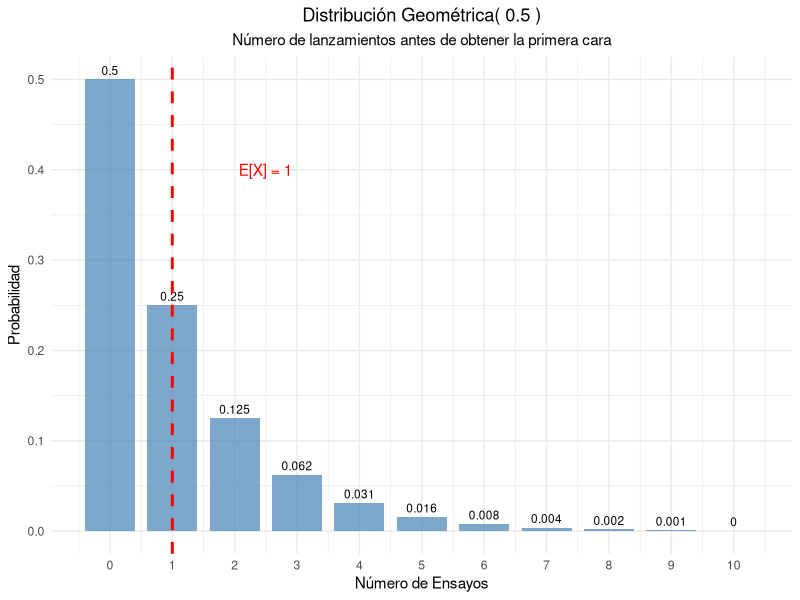
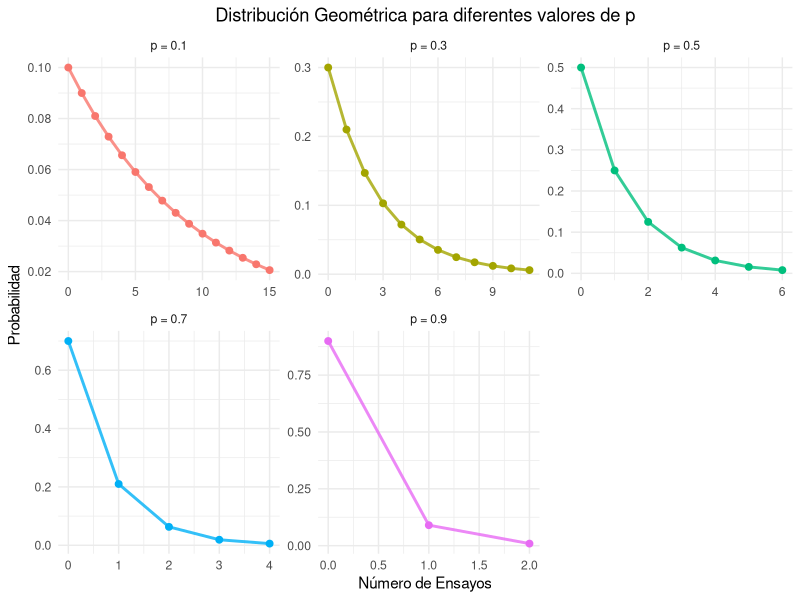
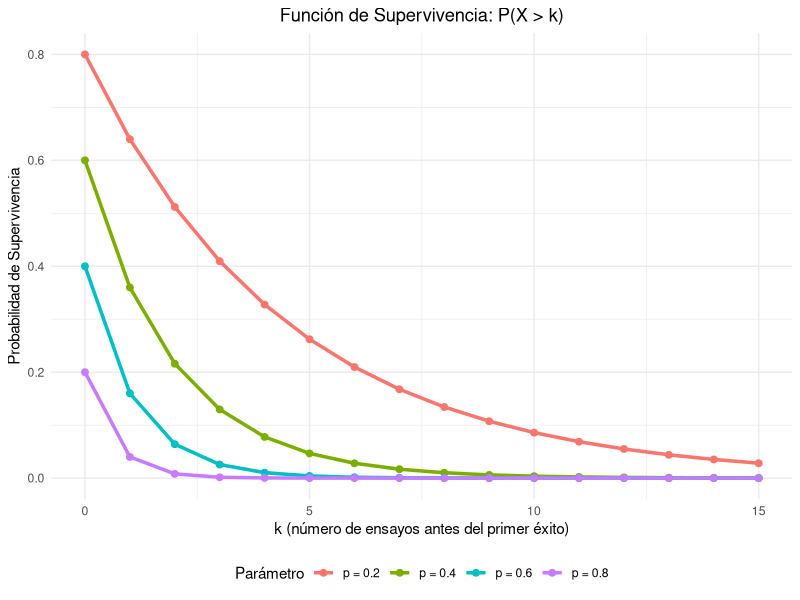
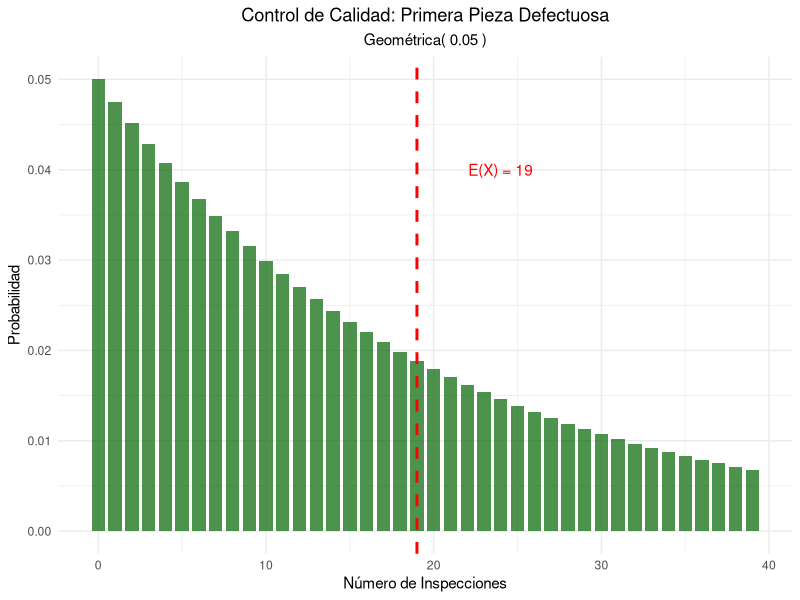
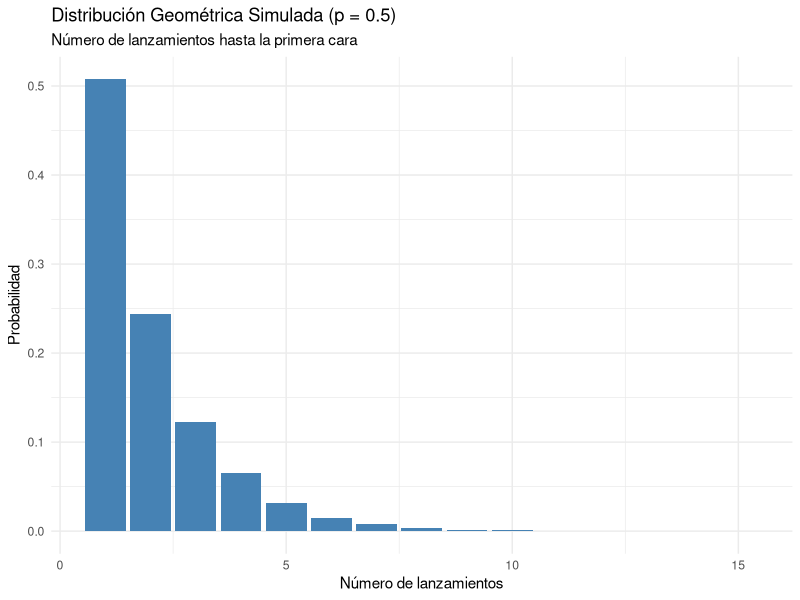
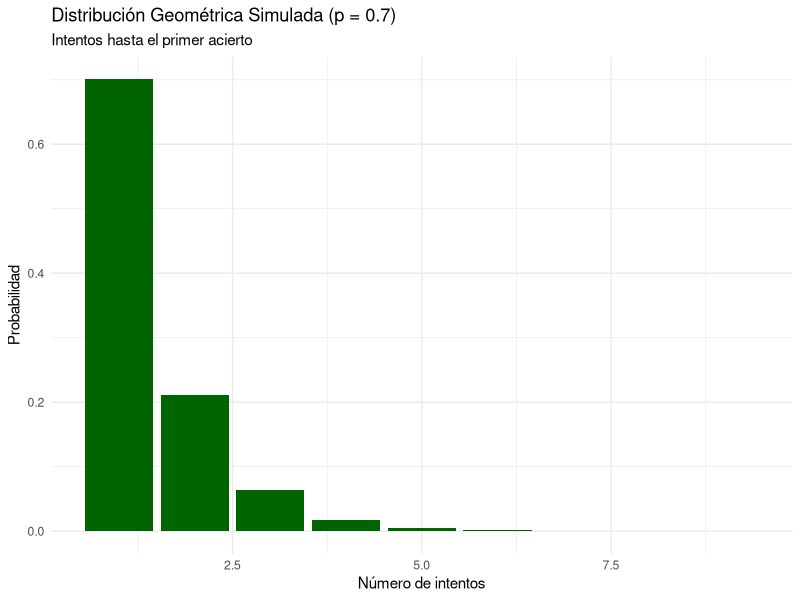

Write R code to recreate these figures, in order.
## ---- chunk 1
#| label: setup
#| include: false

library(tidyverse)
library(kableExtra)
library(gridExtra)
## ---- chunk 2
#| label: moneda-geometrica
# Parámetro
p_cara <- 0.5

# Calcular probabilidades para los primeros 11 ensayos
k_moneda <- 0:10
prob_geometrica <- dgeom(k_moneda , p_cara)  

# Crear tabla
geometrica_moneda <- data.frame(
  Ensayo = k_moneda,
  Probabilidad = prob_geometrica,
  Prob_Acumulada = pgeom(k_moneda, p_cara)
)

kable(geometrica_moneda, 
      caption = "Distribución Geométrica - Primera cara (p = 0.5)",
      digits = 4,
      col.names = c("Ensayo", "P(X = x)", "P(X ≤ x)")) %>%
  kable_styling(bootstrap_options = "striped")

# Parámetros estadísticos
media_moneda <- (1-p_cara) / p_cara
varianza_moneda <- (1 - p_cara) / (p_cara^2)
desv_std_moneda <- sqrt(varianza_moneda)


cat("Media (ensayos esperados):", media_moneda, "\n")
cat("Varianza:", varianza_moneda, "\n")
cat("Desviación estándar:", round(desv_std_moneda, 4), "\n")

## ---- chunk 3
#| label: grafico-geometrica-basico
#| fig-cap: "Distribución Geométrica - Primera cara en lanzamiento de moneda"
ggplot(geometrica_moneda, aes(x = Ensayo, y = Probabilidad)) +
  geom_col(fill = "steelblue", alpha = 0.7, width = 0.8) +
  geom_text(aes(label = round(Probabilidad, 3)), vjust = -0.5, size = 3) +
  geom_vline(xintercept = media_moneda, color = "red", linetype = "dashed", linewidth = 1) +
  annotate("text", x = media_moneda + 1.5, y = max(prob_geometrica) * 0.8, 
           label = paste("E[X] =", media_moneda), color = "red") +
  scale_x_continuous(breaks = k_moneda) +
  labs(title = paste("Distribución Geométrica(", p_cara, ")"),
       subtitle = "Número de lanzamientos antes de obtener la primera cara",
       x = "Número de Ensayos",
       y = "Probabilidad") +
  theme_minimal() +
  theme(plot.title = element_text(hjust = 0.5),
        plot.subtitle = element_text(hjust = 0.5))
## ---- chunk 4
#| label: diferentes-p
# Diferentes probabilidades de éxito
p_values <- c(0.1, 0.3, 0.5, 0.7, 0.9)
k_max <- 15

# Crear data frame para comparación
geometrica_comp <- data.frame()
for(p in p_values) {
  k_vals <- 0:k_max
  probs <- dgeom(k_vals, p)  
  
  temp_data <- data.frame(
    p_label = paste("p =", p),
    k = k_vals,
    probabilidad = probs,
    media = (1-p)/p,
    varianza = (1-p)/(p^2)
  )
  geometrica_comp <- rbind(geometrica_comp, temp_data)
}

# Tabla de parámetros
parametros_comp <- data.frame(
  p = p_values,
  Media = (1-p_values)/p_values,
  Varianza = (1-p_values)/(p_values^2),
  Desv_Std = sqrt((1-p_values)/(p_values^2))
)

kable(parametros_comp, 
      caption = "Parámetros de la distribución geométrica para diferentes valores de p",
      digits = 4,
      col.names = c("p", "Media", "Varianza", "Desv. Std")) |> 
  kable_styling(bootstrap_options = "striped")
## ---- chunk 5
#| label: grafico-diferentes-p
#| fig-cap: "Distribución Geométrica para diferentes valores de p"
# Filtrar para mejor visualización
geometrica_filtered <- geometrica_comp[geometrica_comp$probabilidad > 0.005, ]

ggplot(geometrica_filtered, aes(x = k, y = probabilidad, color = p_label)) +
  geom_line(size = 1, alpha = 0.8) +
  geom_point(size = 2) +
  facet_wrap(~p_label, scales = "free") +
  labs(title = "Distribución Geométrica para diferentes valores de p",
       x = "Número de Ensayos",
       y = "Probabilidad",
       color = "Parámetro") +
  theme_minimal() +
  theme(plot.title = element_text(hjust = 0.5),
        legend.position = "none")
## ---- chunk 6
#| label: falta-memoria
# Demostración de la propiedad de falta de memoria
p_mem <- 0.3
s <- 5
t <- 3

# P(X >= s + t)
prob_s_t <- 1 - pgeom(s + t-1, p_mem)  

# P(X >= s) 
prob_s <- 1- pgeom(s-1, p_mem)

# P(X >= t) 
prob_t <- 1- pgeom(t-1, p_mem)

# P(X >= s + t | X >= s) = P(X >= s + t) / P(X >= s)
prob_condicional <- prob_s_t / prob_s

cat("Demostración de la Propiedad de Falta de Memoria:\n")
cat("Parámetros: p =", p_mem, ", s =", s, ", t =", t, "\n\n")
cat("P(X  ≥", s+t, ") =", round(prob_s_t, 6), "\n")
cat("P(X  ≥", s, ") =", round(prob_s, 6), "\n")
cat("P(X  ≥", t, ") =", round(prob_t, 6), "\n\n")
cat("P(X  ≥", s+t, "| X  ≥", s, ") =", round(prob_condicional, 6), "\n")
cat("P(X  ≥", t, ") =", round(prob_t, 6), "\n\n")
cat("¿Son iguales?", abs(prob_condicional - prob_t) < 1e-10, "\n")
## ---- chunk 7
#| label: funcion-supervivencia
#| fig-cap: "Función de Supervivencia de la distribución geométrica"
# Diferentes valores de p
p_surv <- c(0.2, 0.4, 0.6, 0.8)
k_surv <- 0:15

# Crear data frame
supervivencia_data <- data.frame()
for(p in p_surv) {
  surv_vals <- (1 - p)^(k_surv+1)
  temp_data <- data.frame(
    p_label = paste("p =", p),
    k = k_surv,
    supervivencia = surv_vals
  )
  supervivencia_data <- rbind(supervivencia_data, temp_data)
}

ggplot(supervivencia_data, aes(x = k, y = supervivencia, color = p_label)) +
  geom_line(size = 1.2) +
  geom_point(size = 2) +
  labs(title = "Función de Supervivencia: P(X > k)",
       x = "k (número de ensayos antes del primer éxito)",
       y = "Probabilidad de Supervivencia",
       color = "Parámetro") +
  theme_minimal() +
  theme(plot.title = element_text(hjust = 0.5),
        legend.position = "bottom")
## ---- chunk 8
#| label: control-calidad-geometrica
# Parámetros
p_defecto_geom <- 0.05

# Parámetros estadísticos
media_defecto <- (1-p_defecto_geom) / p_defecto_geom
varianza_defecto <- (1 - p_defecto_geom) / (p_defecto_geom^2)
desv_std_defecto <- sqrt(varianza_defecto)

cat("Control de Calidad - Primera pieza defectuosa:\n")
cat("Probabilidad de defecto por pieza:", p_defecto_geom, "\n")
cat("Número esperado de inspecciones:", media_defecto, "\n")
cat("Desviación estándar:", round(desv_std_defecto, 2), "\n\n")

# Probabilidades específicas
k_calidad <- 0:50
prob_calidad <- dgeom(k_calidad, p_defecto_geom)

# Preguntas de interés
prob_primera_10 <- sum(prob_calidad[1:10])
prob_mas_20 <- 1 - sum(prob_calidad[1:20])
prob_entre_10_30 <- sum(prob_calidad[10:30])

cat("Probabilidades de interés:\n")
cat("P(primera defectuosa en ≤ 10 inspecciones):", round(prob_primera_10, 4), "\n")
cat("P(primera defectuosa en > 20 inspecciones):", round(prob_mas_20, 4), "\n")
cat("P(primera defectuosa entre 10 y 30 inspecciones):", round(prob_entre_10_30, 4), "\n")



# Visualización
calidad_data <- data.frame(
  k = k_calidad[1:40],
  probabilidad = prob_calidad[1:40]
)

ggplot(calidad_data, aes(x = k, y = probabilidad)) +
  geom_col(fill = "darkgreen", alpha = 0.7, width = 0.8) +
  geom_vline(xintercept = media_defecto, color = "red", linetype = "dashed", size = 1) +
  annotate("text", x = media_defecto + 5, y = max(prob_calidad) * 0.8, 
           label = paste("E(X) =", media_defecto), color = "red") +
  labs(title = "Control de Calidad: Primera Pieza Defectuosa",
       subtitle = paste("Geométrica(", p_defecto_geom, ")"),
       x = "Número de Inspecciones",
       y = "Probabilidad") +
  theme_minimal() +
  theme(plot.title = element_text(hjust = 0.5),
        plot.subtitle = element_text(hjust = 0.5))
## ---- chunk 9
#| label: simulacion-geometrica
set.seed(123)
p_sim <- 0.25
n_sim <- 10000

# Generar datos geométricos 
datos_geom <- rgeom(n_sim, p_sim) 

# Estadísticas observadas
media_obs <- mean(datos_geom)
var_obs <- var(datos_geom)
desv_obs <- sd(datos_geom)

# Valores teóricos
media_teo <- (1-p_sim) / p_sim
var_teo <- (1 - p_sim) / (p_sim^2)
desv_teo <- sqrt(var_teo)

cat("Simulación Geométrica (p =", p_sim, "):\n")
cat("Simulaciones:", n_sim, "\n\n")
cat("Media teórica:", media_teo, "| Media observada:", round(media_obs, 4), "\n")
cat("Varianza teórica:", var_teo, "| Varianza observada:", round(var_obs, 4), "\n")
cat("Desv. Std teórica:", round(desv_teo, 4), "| Desv. Std observada:", round(desv_obs, 4), "\n")

# Comparar distribuciones
freq_obs <- table(datos_geom[datos_geom <= 20]) / n_sim
k_comp <- as.numeric(names(freq_obs))
prob_teo <- dgeom(k_comp, p_sim)

comparacion_sim <- data.frame(
  k = k_comp,
  Freq_Observada = as.numeric(freq_obs),
  Prob_Teorica = prob_teo,
  Diferencia = abs(as.numeric(freq_obs) - prob_teo)
)

kable(head(comparacion_sim, 12), 
      caption = "Comparación frecuencias observadas vs probabilidades teóricas",
      digits = 4,
      col.names = c("k", "Freq. Observada", "Prob. Teórica", "Diferencia")) %>%
  kable_styling(bootstrap_options = "striped")
## ---- chunk 10
#| code-fold: true
#| label: simulacion_geom_1

# Parámetro de éxito (cara)
p <- 0.5

# Número de simulaciones
n_sim <- 10000

# Simular lanzamientos hasta la primera cara
set.seed(123)
muestra_geom <- rgeom(n_sim, prob = p) + 1  

# a) Probabilidad de necesitar exactamente 5 lanzamientos
prob_5 <- mean(muestra_geom == 5)
cat("a) P(X = 5):", round(prob_5, 4), "\n")

# b) Probabilidad de necesitar más de 3 lanzamientos
prob_mas_3 <- mean(muestra_geom > 3)
cat("b) P(X > 3):", round(prob_mas_3, 4), "\n")

# c) Media y varianza empírica
media_emp <- mean(muestra_geom)
varianza_emp <- var(muestra_geom)
cat("c) Media empírica:", round(media_emp, 4), "\n")
cat("   Varianza empírica:", round(varianza_emp, 4), "\n")

## ---- chunk 11


# Frecuencia relativa
df <- as.data.frame(table(muestra_geom))
colnames(df) <- c("Lanzamientos", "Frecuencia")
df$Probabilidad <- df$Frecuencia / sum(df$Frecuencia)

# Graficar función de masa de probabilidad
ggplot(df, aes(x = as.numeric(Lanzamientos), y = Probabilidad)) +
  geom_bar(stat = "identity", fill = "steelblue") +
  labs(title = "Distribución Geométrica Simulada (p = 0.5)",
       subtitle = "Número de lanzamientos hasta la primera cara",
       x = "Número de lanzamientos",
       y = "Probabilidad") +
  theme_minimal()

## ---- chunk 12

# Parámetro de éxito (anotar)
p <- 0.7

# Número de simulaciones
n_sim <- 10000

# Simular intentos hasta el primer acierto
set.seed(123)
muestra_geom <- rgeom(n_sim, prob = p) + 1  

# a) Probabilidad de anotar en el tercer intento
prob_3 <- mean(muestra_geom == 3)
cat("a) P(X = 3):", round(prob_3, 4), "\n")

# b) Media empírica
media_emp <- mean(muestra_geom)
cat("b) Media empírica:", round(media_emp, 4), "\n")

# c) Probabilidad de necesitar entre 2 y 5 intentos
prob_2_5 <- mean(muestra_geom >= 2 & muestra_geom <= 5)
cat("c) P(2 ≤ X ≤ 5):", round(prob_2_5, 4), "\n")

## ---- chunk 13

# Frecuencia relativa
df <- as.data.frame(table(muestra_geom))
colnames(df) <- c("Intentos", "Frecuencia")
df$Probabilidad <- df$Frecuencia / sum(df$Frecuencia)

# Graficar función de masa de probabilidad
ggplot(df, aes(x = as.numeric(Intentos), y = Probabilidad)) +
  geom_bar(stat = "identity", fill = "darkgreen") +
  labs(title = "Distribución Geométrica Simulada (p = 0.7)",
       subtitle = "Intentos hasta el primer acierto",
       x = "Número de intentos",
       y = "Probabilidad") +
  theme_minimal()

## ---- chunk 14
# b) 
p <- 0.02
prob_mas_100 <- (1 - p)^100
round(prob_mas_100, 4)  # Resultado ≈ 0.1326

## ---- chunk 15
#| code-fold: true

p_defecto <- 0.02
s <- 50
t <- 30
prob_s_t <- 1 - pgeom(s + t-1, p_defecto)
prob_s <- 1 - pgeom(s-1, p_defecto)
prob_t <- 1 - pgeom(t-1, p_defecto)
prob_condicional <- prob_s_t / prob_s
cat("Demostración de la Propiedad de Falta de Memoria:\n")
cat("P(X  ≥", s+t, ") =", round(prob_s_t, 4), "\n")
cat("P(X  ≥", s, ") =", round(prob_s, 4), "\n")
cat("P(X  ≥", t, ") =", round(prob_t, 4), "\n\n")
cat("P(X  ≥", s+t, "| X  ≥", s, ") =", round(prob_condicional, 4), "\n")
cat("P(X  ≥", t, ") =", round(prob_t, 4), "\n\n")
cat("¿Son iguales?", abs(prob_condicional - prob_t) < 1e-10, "\n")
